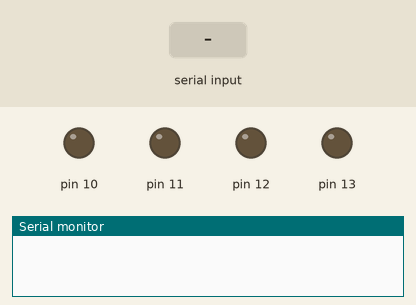
Recording of a sketch running on a simulated Arduino Uno, built with avr-gcc and run on an emulated ATmega328P. Parts: output pins drawn as LEDs (lit = HIGH), the last lines printed to the serial monitor. The inputs (shaded band) are chosen by the test bench.

Above: at 1.2 s.
1.3 s: "a" received over Serial
At 2.1 s:
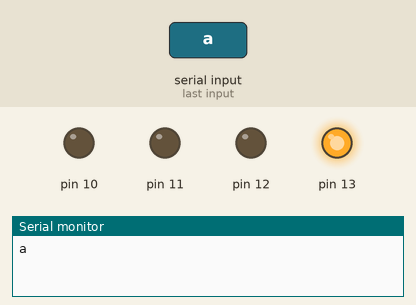
2.8 s: "c" received over Serial
At 3.2 s:
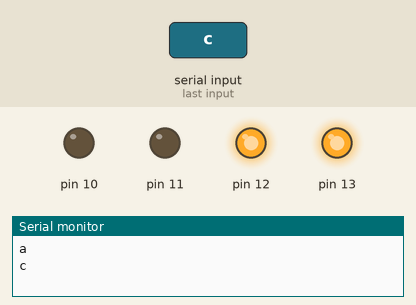
4.3 s: "b" received over Serial
At 5.5 s:
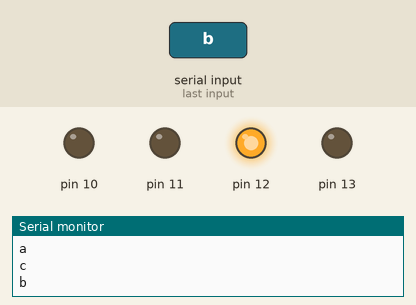
5.8 s: "e" received over Serial
At 6.7 s:
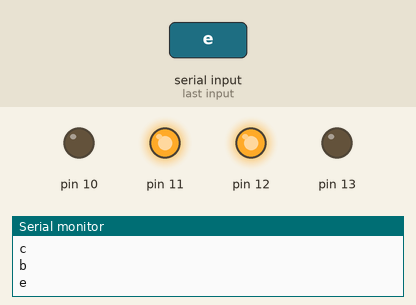
7.3 s: "d" received over Serial
At 7.8 s:
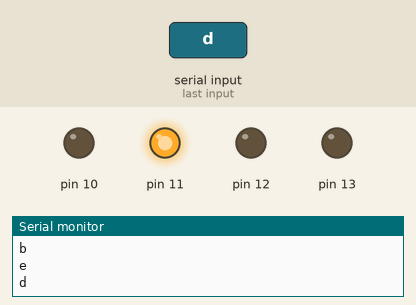
8.8 s: "g" received over Serial
At 10.2 s:
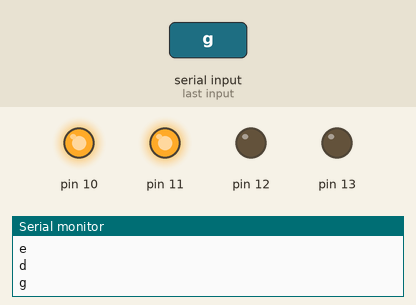
Timing chart, 0 to 11.3 s (numbered marks = the images above; inputs shaded):
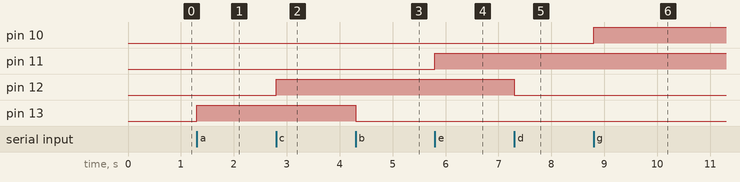

Measured:
- after the input at 1.3 s, pin 13: LOW → HIGH at once
- after the input at 2.8 s, pin 12: LOW → HIGH at once
- after the input at 4.3 s, pin 13: HIGH → LOW at once
- after the input at 5.8 s, pin 11: LOW → HIGH at once
- after the input at 7.3 s, pin 12: HIGH → LOW at once
- after the input at 8.8 s, pin 10: LOW → HIGH at once

The sketch:

_4_led_home_automation.ino
```cpp
char junk;
String inputString="";

void setup()                    // run once, when the sketch starts
{
 Serial.begin(9600);            // set the baud rate to 9600, same should be of your Serial Monitor
 pinMode(13, OUTPUT);
 pinMode(12, OUTPUT);
 pinMode(11, OUTPUT);
 pinMode(10, OUTPUT);
}

void loop()
{
  if(Serial.available()){
  while(Serial.available())
    {
      char inChar = (char)Serial.read(); //read the input
      inputString += inChar;        //make a string of the characters coming on serial
    }
    Serial.println(inputString);
    while (Serial.available() > 0)
    { junk = Serial.read() ; }      // clear the serial buffer
    if(inputString == "a"){         //in case of 'a' turn the LED on
      digitalWrite(13, HIGH);
    } if(inputString == "b"){   //incase of 'b' turn the LED off
      digitalWrite(13, LOW);
    }
     if(inputString == "c"){         //in case of 'c' turn the LED on
      digitalWrite(12, HIGH);
    } if(inputString == "d"){   //incase of 'd' turn the LED off
      digitalWrite(12, LOW);
    }
     if(inputString == "e"){         //in case of 'e' turn the LED on
      digitalWrite(11, HIGH);
    } if(inputString == "f"){   //incase of 'f' turn the LED off
      digitalWrite(11, LOW);
    }
     if(inputString == "g"){         //in case of 'g' turn the LED on
      digitalWrite(10, HIGH);
    } if(inputString == "h"){   //incase of 'h' turn the LED off
      digitalWrite(10, LOW);
    }
    inputString = "";
  }
}
```
